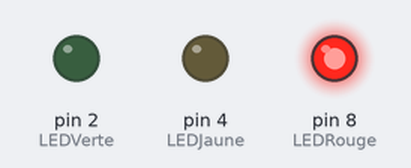
The sketch below on a simulated Arduino Uno, built with avr-gcc and run on an emulated ATmega328P. Shown: output pins drawn as LEDs (lit = HIGH).

Above: at 1.5 s.
At 4.5 s:
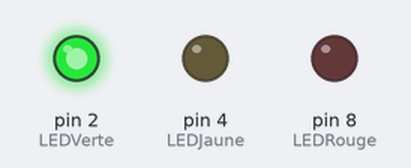
At 6.5 s:
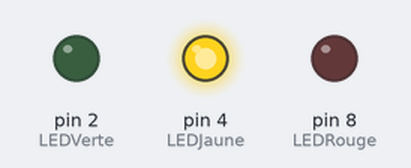
Timing chart, 0 to 9.1 s (numbered marks = the images above):
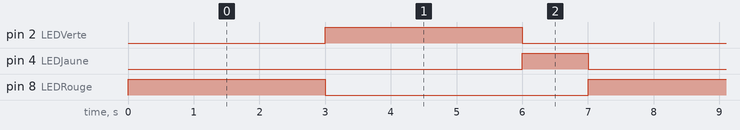

The sketch:

MOOCFN01_FeuTricolore.ino
```cpp
/* José Relland - Janvier 2015

   Exercice MOOC - La Fabrication Numérique
   De l'Institut Les Mines - Telecom
   Sur la plateforme FUN : France Université Numérique.

   TP de la leçon N°2
   Cahier des Charges :
   Feux Tricolores (Rouge (3s) ; vert (3s) ; orange (1s)

   Note : Améliorations :
   1. Rendre la temporisation facilement modifiable
   2. Temporisation indépendante par couleur

Branchements :
Connexion des LED entre les broches de sorties et la masse (GND)
1. Verte : Broche Arduino 2
2. Jaune : Broche Arduino 4
3. Rouge : Broche Arduino 8
4. + 5 V : Broche Arduino "5V"
5. 0 V (Masse) : Broche Arduino "GND"

*/

// Paramétrage temps d'allumage/extinction LED

// Temps en millisecondes (1 000 ms = 1 secondes)
int LEDRougeTempo = 3000;
int LEDJauneTempo = 1000;
int LEDVerteTempo = 3000;

// Paramétrage Branchement LED
// Si vous modifier les branchements de la carte Arduino
// Mettre à jor les numéros de broche ci-dessous.
int LEDVerte = 2;
int LEDJaune = 4;
int LEDRouge = 8;


// Function SETUP
void setup() {
pinMode(LEDRouge, OUTPUT);
pinMode(LEDJaune, OUTPUT);
pinMode(LEDVerte, OUTPUT);

// Au démarrage, toutes les LED à LOW
digitalWrite(LEDRouge, LOW);
digitalWrite(LEDJaune, LOW);
digitalWrite(LEDVerte, LOW);
}

// Function MAIN
void loop() {
// Démarrage sur la LED rouge
digitalWrite(LEDRouge, HIGH);
delay (LEDRougeTempo);
digitalWrite(LEDRouge, LOW);

// Cycle du feu vert
digitalWrite(LEDVerte, HIGH);
delay (LEDVerteTempo);
digitalWrite(LEDVerte, LOW);

// Cycle du feu orange
digitalWrite(LEDJaune, HIGH);
delay (LEDJauneTempo);
digitalWrite(LEDJaune, LOW);

// Retrour au cycle du feu rouge
// par retour du programme MAIN.

}
```

Measured:
- by itself, pin 2 (LEDVerte), pin 8 (LEDRouge): alternates HIGH for 3.0 s and LOW for 4.0 s
- by itself, pin 4 (LEDJaune): alternates HIGH for 1.0 s and LOW for 6.0 s
- by itself, everything shown: repeats every 7.0 s, in 4 steps
